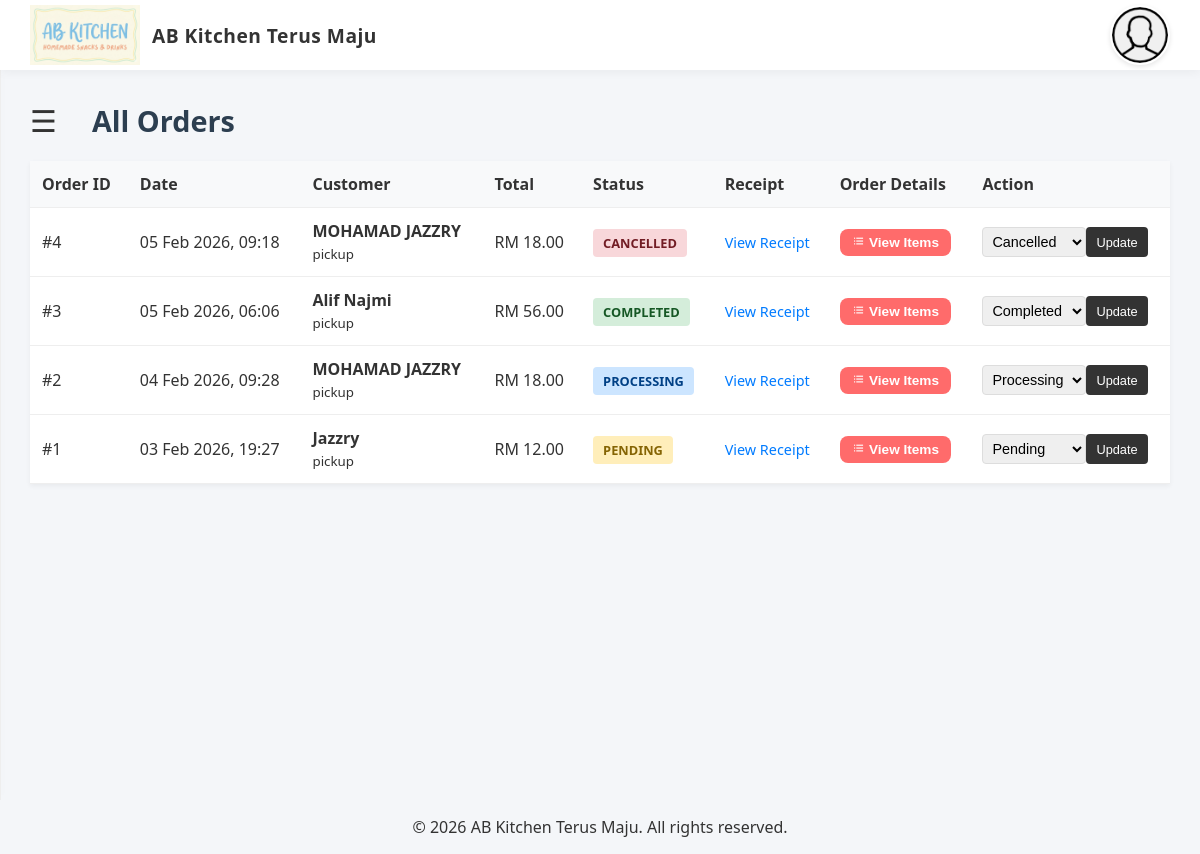
Screenshot of /pages/orders/list.php (signed in) with the database file from the repository.
### tables this page shows
CREATE TABLE orders (
                id INTEGER PRIMARY KEY AUTOINCREMENT,
                user_id INTEGER, -- Cashier who processed the order
                customer_name TEXT, -- Optional, for reference
                total_amount REAL NOT NULL DEFAULT 0.00,
                status TEXT DEFAULT 'completed', -- 'pending', 'completed', 'cancelled'
                created_at DATETIME DEFAULT CURRENT_TIMESTAMP, customer_email TEXT, customer_phone TEXT, delivery_method TEXT DEFAULT 'pickup', shipping_address TEXT, payment_method TEXT DEFAULT 'manual', receipt_image TEXT,
                FOREIGN KEY (user_id) REFERENCES users(id) ON DELETE SET NULL
            );

### pages/orders/list.php (the view, shortened to what this page needs)
<?php
require_once '../../header.php';
$filter_status = isset($_GET['status']) ? $_GET['status'] : '';
$sql = "SELECT * FROM orders";
$params = [];
$sql .= " ORDER BY created_at DESC";
$stmt = $pdo->prepare($sql);
$stmt->execute($params);
$orders = $stmt->fetchAll();
$page_title = $filter_status ? ucfirst($filter_status) . " Orders" : "All Orders";
?>
<!DOCTYPE html>
<html lang="en">
<head>
    <link rel="stylesheet" href="../../styles/admin_dashboard.css">
</head>
<body>
    <main class="dashboard-container" id="main">
        <div class="dashboard-header">
            <span class="menu-toggle" onclick="openNav(event)">&#9776;</span>
            <div class="welcome-banner">
                <h1><?= $page_title ?></h1>
            </div>
        </div>
        <table class="data-table">
            <thead>
                <tr>
                    <th>Order ID</th>
                    <th>Date</th>
                    <th>Customer</th>
                    <th>Total</th>
                    <th>Status</th>
                    <th>Receipt</th>
                    <th>Order Details</th>
                    <th>Action</th>
                </tr>
            </thead>
            <tbody>
                <?php if (empty($orders)): ?>
                    <tr><td colspan="7" style="text-align:center;padding:20px;color:#777;">No orders found.</td></tr>
                <?php else: ?>
                    <?php foreach ($orders as $o): ?>
                    <tr>
                        <td>#<?= $o['id'] ?></td>
                        <td><?= date('d M Y, H:i', strtotime($o['created_at'])) ?></td>
                        <td>
                            <strong><?= htmlspecialchars($o['customer_name'] ?? 'Guest') ?></strong><br>
                            <small><?= htmlspecialchars($o['delivery_method']) ?></small>
                        </td>
                        <td>RM <?= number_format($o['total_amount'], 2) ?></td>
                        <td>
                            <span class="badge status-<?= $o['status'] ?>"><?= $o['status'] ?></span>
                        </td>
                        <td>
                            <?php if (!empty($o['receipt_image'])): ?>
                                <a href="/receipts/<?= htmlspecialchars($o['receipt_image']) ?>" target="_blank" class="btn-link">View Receipt</a>
                            <?php else: ?>
                                <span style="color:#999;">-</span>
                            <?php endif; ?>
                        </td>
                        <td>
                            <button type="button" onclick="viewItems(<?= $o['id'] ?>)" class="btn btn-primary" style="padding:6px 12px;font-size:0.85em;">
                                <i class='bx bx-list-ul'></i> View Items
                            </button>
                        </td>
                        <td>
                            <form method="POST" action="" style="flex:1;display:flex;">
                                <select name="status" class="status-select">
                                    <option value="pending" <?= $o['status']=='pending'?'selected':'' ?>>Pending</option>
                                    <option value="processing" <?= $o['status']=='processing'?'selected':'' ?>>Processing</option>
                                    <option value="completed" <?= $o['status']=='completed'?'selected':'' ?>>Completed</option>
                                    <option value="cancelled" <?= $o['status']=='cancelled'?'selected':'' ?>>Cancelled</option>
                                </select>
                                <button type="submit" class="btn-update">Update</button>
                            </form>
                        </td>
                    </tr>
                    <?php endforeach; ?>
                <?php endif; ?>
            </tbody>
        </table>
    </main>
    <?php include '../../footer.php'; ?>
</body>
</html>

### styles/main_style.css (style rules this page uses)
:root { --primary-color: #dcb5ff; --accent-color: #ff6b6b; --text-color: #333; --bg-color: #f4f6f9; --sidebar-bg: #fff; --header-height: 70px; --shadow-sm: 0 2px 5px rgba(0, 0, 0, 0.05); --shadow-md: 0 5px 15px rgba(0, 0, 0, 0.1); }
*, *::before, *::after { box-sizing: border-box; }
body { margin: 0; font-family: 'Outfit', 'Segoe UI', sans-serif; background-color: var(--bg-color); color: var(--text-color); overflow-x: hidden; }
main { background-color: var(--bg-color); color: var(--text-color); padding: 30px; min-height: calc(100vh - var(--header-height)); transition: margin-left .3s ease; flex: 1; max-width: 100%; }
main h1 { margin-bottom: 25px; font-size: 1.8rem; font-weight: 700; color: #2c3e50; }
.btn { padding: 10px 20px; border-radius: 8px; border: none; cursor: pointer; font-weight: 600; transition: all 0.2s; }
.btn-primary { background: var(--accent-color); color: white; }
.menu-toggle { font-size: 24px; cursor: pointer; margin-right: 15px; color: #555; display: inline-block; vertical-align: middle; }

### styles/admin_dashboard.css (style rules this page uses)
.dashboard-header { display: flex; align-items: center; gap: 20px; margin-bottom: 20px; }
.menu-toggle { font-size: 30px; cursor: pointer; color: #333; display: inline-block; }
.welcome-banner h1 { margin: 0; }

### pages/orders/list.php (style rules this page uses)
.data-table { width: 100%; border-collapse: collapse; background: white; box-shadow: 0 2px 5px rgba(0,0,0,0.05); }
.data-table th, .data-table td { padding: 12px; text-align: left; border-bottom: 1px solid #eee; }
.data-table th { background: #f8f9fa; }
.badge { padding: 5px 10px; border-radius: 4px; font-size: 0.8em; text-transform: uppercase; font-weight: bold; }
.status-pending { background: #ffeeba; color: #856404; }
.status-processing { background: #cce5ff; color: #004085; }
.status-completed { background: #d4edda; color: #155724; }
.status-cancelled { background: #f8d7da; color: #721c24; }
.btn-link { color: #007bff; text-decoration: none; font-size: 0.9em; }
.status-select { padding: 5px; border: 1px solid #ddd; border-radius: 4px; font-size: 0.9em; }
.btn-update { padding: 5px 10px; background: #333; color: white; border: none; border-radius: 4px; cursor: pointer; font-size: 0.8em; }

### rows the page displays
orders: id "4", created_at "05 Feb 2026, 09:18", customer_name "MOHAMAD JAZZRY", delivery_method "pickup", total_amount "18.00", status "CANCELLED", status "Cancelled"
orders: id "3", created_at "05 Feb 2026, 06:06", customer_name "Alif Najmi", delivery_method "pickup", total_amount "56.00", status "COMPLETED", status "Completed"
orders: id "2", created_at "04 Feb 2026, 09:28", customer_name "MOHAMAD JAZZRY", delivery_method "pickup", total_amount "18.00", status "PROCESSING", status "Processing"
orders: id "1", created_at "03 Feb 2026, 19:27", customer_name "Jazzry", delivery_method "pickup", total_amount "12.00", status "PENDING", status "Pending"

### other values shown
$store_name "AB Kitchen Terus Maju"
$page_title "All Orders"
$footer_store_name "AB Kitchen Terus Maju"
